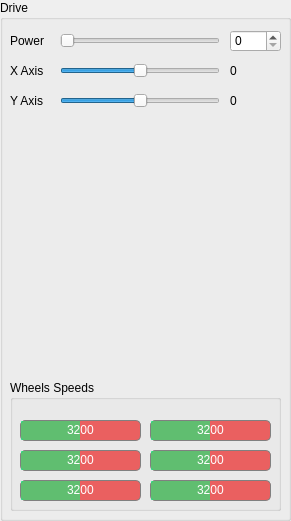
   <widget class="QGroupBox" name="groupBoxDrive">
    <property name="geometry">
     <rect>
      <x>310</x>
      <y>10</y>
      <width>291</width>
      <height>521</height>
     </rect>
    </property>
    <property name="styleSheet">
     <string notr="true"/>
    </property>
    <property name="title">
     <string>Drive</string>
    </property>
    <widget class="QLabel" name="label_Y">
     <property name="geometry">
      <rect>
       <x>10</x>
       <y>90</y>
       <width>41</width>
       <height>21</height>
      </rect>
     </property>
     <property name="text">
      <string>Y Axis</string>
     </property>
    </widget>
    <widget class="QLabel" name="label_y_drive">
     <property name="geometry">
      <rect>
       <x>230</x>
       <y>90</y>
       <width>49</width>
       <height>21</height>
      </rect>
     </property>
     <property name="text">
      <string>0</string>
     </property>
    </widget>
    <widget class="QSlider" name="horizontalSlider_x_drive">
     <property name="geometry">
      <rect>
       <x>60</x>
       <y>60</y>
       <width>160</width>
       <height>22</height>
      </rect>
     </property>
     <property name="minimum">
      <number>-100</number>
     </property>
     <property name="maximum">
      <number>100</number>
     </property>
     <property name="singleStep">
      <number>0</number>
     </property>
     <property name="pageStep">
      <number>0</number>
     </property>
     <property name="orientation">
      <enum>Qt::Horizontal</enum>
     </property>
    </widget>
    <widget class="QSlider" name="horizontalSlider_power_drive">
     <property name="geometry">
      <rect>
       <x>60</x>
       <y>30</y>
       <width>160</width>
       <height>22</height>
      </rect>
     </property>
     <property name="maximum">
      <number>100</number>
     </property>
     <property name="orientation">
      <enum>Qt::Horizontal</enum>
     </property>
     <property name="invertedAppearance">
      <bool>false</bool>
     </property>
     <property name="invertedControls">
      <bool>false</bool>
     </property>
    </widget>
    <widget class="QLabel" name="label_X">
     <property name="geometry">
      <rect>
       <x>10</x>
       <y>60</y>
       <width>41</width>
       <height>21</height>
      </rect>
     </property>
     <property name="text">
      <string>X Axis</string>
     </property>
    </widget>
    <widget class="QLabel" name="label_power_drive">
     <property name="geometry">
      <rect>
       <x>10</x>
       <y>30</y>
       <width>41</width>
       <height>21</height>
      </rect>
     </property>
     <property name="text">
      <string>Power</string>
     </property>
    </widget>
    <widget class="QLabel" name="label_x_drive">
     <property name="geometry">
      <rect>
       <x>230</x>
       <y>60</y>
       <width>49</width>
       <height>21</height>
      </rect>
     </property>
     <property name="text">
      <string>0</string>
     </property>
    </widget>
    <widget class="QSlider" name="horizontalSlider_y_drive">
     <property name="geometry">
      <rect>
       <x>60</x>
       <y>90</y>
       <width>160</width>
       <height>22</height>
      </rect>
     </property>
     <property name="acceptDrops">
      <bool>false</bool>
     </property>
     <property name="minimum">
      <number>-100</number>
     </property>
     <property name="maximum">
      <number>100</number>
     </property>
     <property name="singleStep">
      <number>0</number>
     </property>
     <property name="pageStep">
      <number>0</number>
     </property>
     <property name="orientation">
      <enum>Qt::Horizontal</enum>
     </property>
     <property name="invertedAppearance">
      <bool>false</bool>
     </property>
     <property name="invertedControls">
      <bool>false</bool>
     </property>
     <property name="tickPosition">
      <enum>QSlider::NoTicks</enum>
     </property>
     <property name="tickInterval">
      <number>0</number>
     </property>
    </widget>
    <widget class="QSpinBox" name="spinBox_power_drive">
     <property name="geometry">
      <rect>
       <x>230</x>
       <y>30</y>
       <width>51</width>
       <height>22</height>
      </rect>
     </property>
     <property name="maximum">
      <number>100</number>
     </property>
    </widget>
    <widget class="QGroupBox" name="groupBox">
     <property name="geometry">
      <rect>
       <x>10</x>
       <y>380</y>
       <width>271</width>
       <height>131</height>
      </rect>
     </property>
     <property name="title">
      <string>Wheels Speeds</string>
     </property>
     <property name="flat">
      <bool>false</bool>
     </property>
     <property name="checkable">
      <bool>false</bool>
     </property>
     <widget class="QProgressBar" name="progressBar_wheel_right_back">
      <property name="geometry">
       <rect>
        <x>140</x>
        <y>100</y>
        <width>121</width>
        <height>21</height>
       </rect>
      </property>
      <property name="layoutDirection">
       <enum>Qt::LeftToRight</enum>
      </property>
      <property name="autoFillBackground">
       <bool>false</bool>
      </property>
      <property name="styleSheet">
       <string notr="true">QProgressBar {
	
	color: rgb(255, 255, 255);
	background-color: rgba(235, 0, 0, 150);
    border: 1px solid grey;
    border-radius: 5px;
    text-align: center;
}

QProgressBar::chunk {
    background-color:  rgba(0, 255, 123, 150);
    width: 1px;
    
}</string>
      </property>
      <property name="maximum">
       <number>6400</number>
      </property>
      <property name="value">
       <number>3200</number>
      </property>
      <property name="textVisible">
       <bool>true</bool>
      </property>
      <property name="orientation">
       <enum>Qt::Horizontal</enum>
      </property>
      <property name="invertedAppearance">
       <bool>false</bool>
      </property>
      <property name="textDirection">
       <enum>QProgressBar::TopToBottom</enum>
      </property>
      <property name="format">
       <string>%v</string>
      </property>
     </widget>
     <widget class="QProgressBar" name="progressBar_wheel_right_front">
      <property name="geometry">
       <rect>
        <x>140</x>
        <y>40</y>
        <width>121</width>
        <height>21</height>
       </rect>
      </property>
      <property name="layoutDirection">
       <enum>Qt::LeftToRight</enum>
      </property>
      <property name="autoFillBackground">
       <bool>false</bool>
      </property>
      <property name="styleSheet">
       <string notr="true">QProgressBar {
	
	color: rgb(255, 255, 255);
	background-color: rgba(235, 0, 0, 150);
    border: 1px solid grey;
    border-radius: 5px;
    text-align: center;
}

QProgressBar::chunk {
    background-color:  rgba(0, 255, 123, 150);
    width: 1px;
    
}</string>
      </property>
      <property name="maximum">
       <number>6400</number>
      </property>
      <property name="value">
       <number>3200</number>
      </property>
      <property name="textVisible">
       <bool>true</bool>
      </property>
      <property name="orientation">
       <enum>Qt::Horizontal</enum>
      </property>
      <property name="invertedAppearance">
       <bool>false</bool>
      </property>
      <property name="textDirection">
       <enum>QProgressBar::TopToBottom</enum>
      </property>
      <property name="format">
       <string>%v</string>
      </property>
     </widget>
     <widget class="QProgressBar" name="progressBar_wheel_left_middle">
      <property name="geometry">
       <rect>
        <x>10</x>
        <y>70</y>
        <width>121</width>
        <height>21</height>
       </rect>
      </property>
      <property name="layoutDirection">
       <enum>Qt::LeftToRight</enum>
      </property>
      <property name="autoFillBackground">
       <bool>false</bool>
      </property>
      <property name="styleSheet">
       <string notr="true">QProgressBar {
	
	color: rgb(255, 255, 255);
	background-color: rgba(235, 0, 0, 150);
    border: 1px solid grey;
    border-radius: 5px;
    text-align: center;
}

QProgressBar::chunk {
    background-color:  rgba(0, 255, 123, 150);
    width: 1px;
    
}</string>
      </property>
      <property name="maximum">
       <number>6400</number>
      </property>
      <property name="value">
       <number>3200</number>
      </property>
      <property name="textVisible">
       <bool>true</bool>
      </property>
      <property name="orientation">
       <enum>Qt::Horizontal</enum>
      </property>
      <property name="invertedAppearance">
       <bool>false</bool>
      </property>
      <property name="textDirection">
       <enum>QProgressBar::TopToBottom</enum>
      </property>
      <property name="format">
       <string>%v</string>
      </property>
     </widget>
     <widget class="QProgressBar" name="progressBar_wheel_left_front">
      <property name="geometry">
       <rect>
        <x>10</x>
        <y>40</y>
        <width>121</width>
        <height>21</height>
       </rect>
      </property>
      <property name="layoutDirection">
       <enum>Qt::LeftToRight</enum>
      </property>
      <property name="autoFillBackground">
       <bool>false</bool>
      </property>
      <property name="styleSheet">
       <string notr="true">QProgressBar {
	
	color: rgb(255, 255, 255);
	background-color: rgba(235, 0, 0, 150);
    border: 1px solid grey;
    border-radius: 5px;
    text-align: center;
}

QProgressBar::chunk {
    background-color:  rgba(0, 255, 123, 150);
    width: 1px;
    
}</string>
      </property>
      <property name="minimum">
       <number>0</number>
      </property>
      <property name="maximum">
       <number>6400</number>
      </property>
      <property name="value">
       <number>3200</number>
      </property>
      <property name="textVisible">
       <bool>true</bool>
      </property>
      <property name="orientation">
       <enum>Qt::Horizontal</enum>
      </property>
      <property name="invertedAppearance">
       <bool>false</bool>
      </property>
      <property name="textDirection">
       <enum>QProgressBar::TopToBottom</enum>
      </property>
      <property name="format">
       <string>%v</string>
      </property>
     </widget>
     <widget class="QProgressBar" name="progressBar_wheel_left_back">
      <property name="geometry">
       <rect>
        <x>10</x>
        <y>100</y>
        <width>121</width>
        <height>21</height>
       </rect>
      </property>
      <property name="layoutDirection">
       <enum>Qt::LeftToRight</enum>
      </property>
      <property name="autoFillBackground">
       <bool>false</bool>
      </property>
      <property name="styleSheet">
       <string notr="true">QProgressBar {
	
	color: rgb(255, 255, 255);
	background-color: rgba(235, 0, 0, 150);
    border: 1px solid grey;
    border-radius: 5px;
    text-align: center;
}

QProgressBar::chunk {
    background-color:  rgba(0, 255, 123, 150);
    width: 1px;
    
}</string>
      </property>
      <property name="maximum">
       <number>6400</number>
      </property>
      <property name="value">
       <number>3200</number>
      </property>
      <property name="textVisible">
       <bool>true</bool>
      </property>
      <property name="orientation">
       <enum>Qt::Horizontal</enum>
      </property>
      <property name="invertedAppearance">
       <bool>false</bool>
      </property>
      <property name="textDirection">
       <enum>QProgressBar::TopToBottom</enum>
      </property>
      <property name="format">
       <string>%v</string>
      </property>
     </widget>
     <widget class="QProgressBar" name="progressBar_wheel_right_middle">
      <property name="geometry">
       <rect>
        <x>140</x>
        <y>70</y>
        <width>121</width>
        <height>21</height>
       </rect>
      </property>
      <property name="layoutDirection">
       <enum>Qt::LeftToRight</enum>
      </property>
      <property name="autoFillBackground">
       <bool>false</bool>
      </property>
      <property name="styleSheet">
       <string notr="true">QProgressBar {
	
	color: rgb(255, 255, 255);
	background-color: rgba(235, 0, 0, 150);
    border: 1px solid grey;
    border-radius: 5px;
    text-align: center;
}

QProgressBar::chunk {
    background-color:  rgba(0, 255, 123, 150);
    width: 1px;
    
}</string>
      </property>
      <property name="maximum">
       <number>6400</number>
      </property>
      <property name="value">
       <number>3200</number>
      </property>
      <property name="textVisible">
       <bool>true</bool>
      </property>
      <property name="orientation">
       <enum>Qt::Horizontal</enum>
      </property>
      <property name="invertedAppearance">
       <bool>false</bool>
      </property>
      <property name="textDirection">
       <enum>QProgressBar::TopToBottom</enum>
      </property>
      <property name="format">
       <string>%v</string>
      </property>
     </widget>
    </widget>
    <zorder>groupBox</zorder>
    <zorder>label_Y</zorder>
    <zorder>label_y_drive</zorder>
    <zorder>horizontalSlider_x_drive</zorder>
    <zorder>horizontalSlider_power_drive</zorder>
    <zorder>label_X</zorder>
    <zorder>label_power_drive</zorder>
    <zorder>label_x_drive</zorder>
    <zorder>horizontalSlider_y_drive</zorder>
    <zorder>spinBox_power_drive</zorder>
   </widget>
